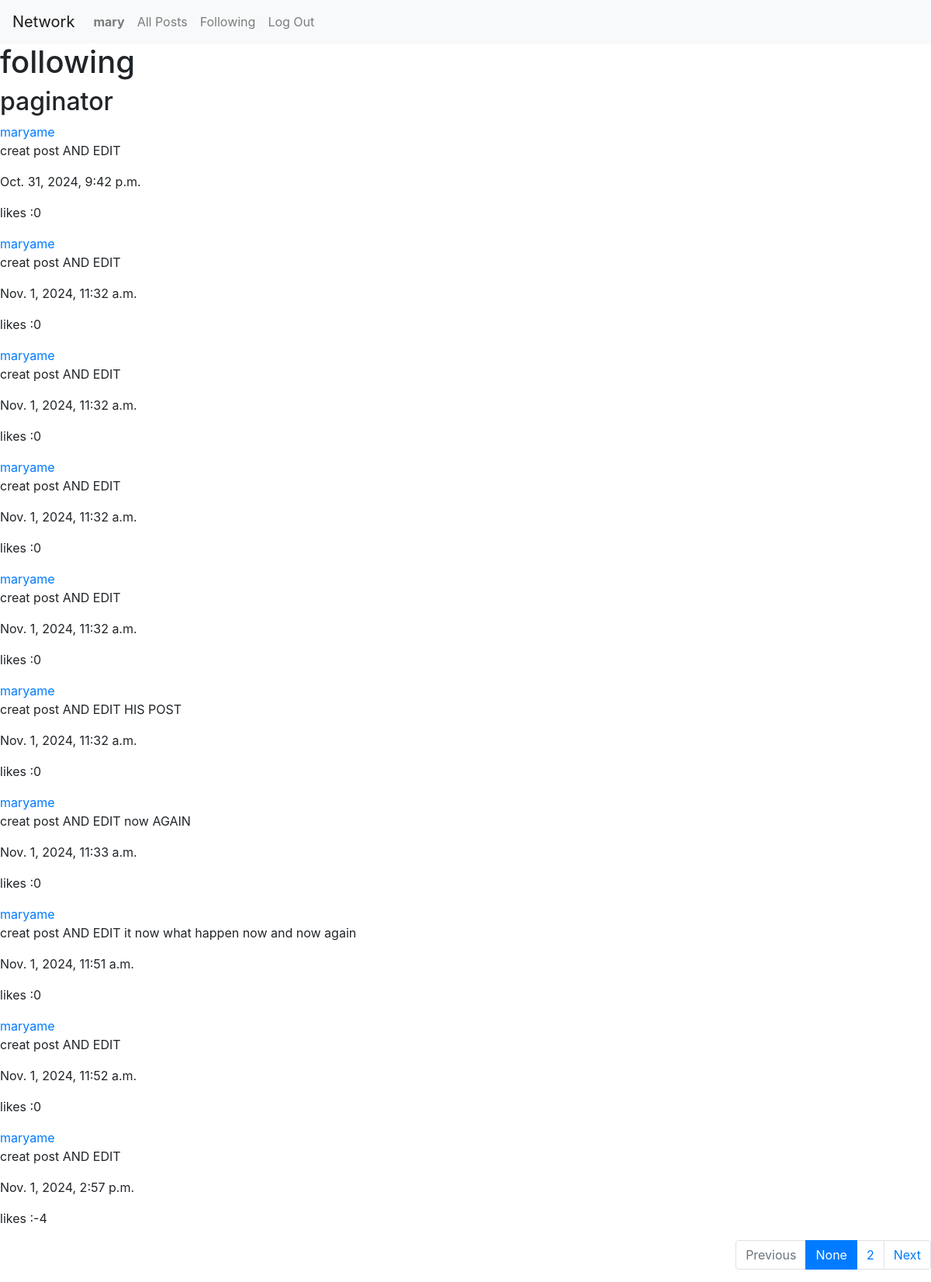
The app's page /following/ (signed in) with its own data.
### network/models.py (models this page shows, shortened)
class User(AbstractUser):
    pass

class Post(models.Model):
    user = models.ForeignKey("User", on_delete=models.CASCADE, related_name="emails")
    content = models.TextField(blank=True)
    timestamp = models.DateTimeField(auto_now_add=True)
    like = models.IntegerField(default=0)
    followers = models.ManyToManyField(User, through='follow' , through_fields=('post_fo', 'follower'),related_name='followed_post')

### network/views.py (the view)
# urls.py: path("following/", views.following ,name="following"),
@login_required
def following(request):
    user = request.user
    foll= follow.objects.filter(follower=user)
    following_users = [f.following for f in foll]
    post=[]
    for i in following_users:
        array=Post.objects.filter(user=i)
        post.extend(array)
    paginator = Paginator(post, 10)
    page_number = request.GET.get('page')
    page_obj = paginator.get_page(page_number)
    return render(request, "network/following.html",{
            "posts": post ,
             'page_obj': page_obj,
             'page_number':page_number,
             "following_users":following_users})

### network/templates/network/following.html
{% extends "network/layout.html" %}
{% block body %}
   <h1>following</h1>
    <div id ="post_user">
        <h2>paginator</h2>
        {% for post in page_obj %}
        <div id="post">
            <a href="{%url 'profil' post.user %}" >{{post.user}} </a>
            <p>{{post.content}}</p>
            <p>{{post.timestamp}}</p>
            <p>likes :{{post.like}}</p>
        </div>
         {% endfor %}
        <nav aria-label="Page navigation example">
            <ul class="pagination justify-content-end">
                {% if page_obj.has_previous %}
                <li ><a class="page-link" href="?page={{ page_obj.previous_page_number }}" >Previous</a></li>
                <li class="page-item"><a class="page-link" href="?page={{page_obj.previous_page_number }}">{{page_obj.previous_page_number }}</a></li>
                {% else %}
                <li class="page-item disabled"><span class="page-link " aria-disabled="true">Previous</span></li>
                {% endif %}
              <li class="page-item active"><a class="page-link" href="?page={{page_obj}}">{{page_number}}</a></li>
              {% if page_obj.has_next %}
              <li class="page-item"><a class="page-link" href="?page=3">{{page_obj.next_page_number  }}</a></li>
                <li class="page-item"><a class="page-link" href="?page={{ page_obj.next_page_number }}">Next</a>
                {% else %}
                <li class="page-item disabled"><span class="page-link page-item disabled" aria-disabled="true">Next</span>
                {% endif %}
              </li>
            </ul>
          </nav>
    </div>
{% endblock %}

### network/templates/network/layout.html (shortened to what this page needs)
{% load static %}
<!DOCTYPE html>
<html lang="en">
    <head>
        <link rel="stylesheet" href="https://stackpath.bootstrapcdn.com/bootstrap/4.4.1/css/bootstrap.min.css">
        <link href="{% static 'network/styles.css' %}" rel="stylesheet">
    </head>
    <body>
        <nav class="navbar navbar-expand-lg navbar-light bg-light">
            <a class="navbar-brand" href="#">Network</a>
            <div>
              <ul class="navbar-nav mr-auto">
                {% if user.is_authenticated %}
                    <li class="nav-item">
                        <a class="nav-link" href="{% url 'profil' user.username %}"><strong>{{ user.username }}</strong></a>
                    </li>
                {% endif %}
                <li class="nav-item">
                  <a class="nav-link" href="{% url 'index' %}">All Posts</a>
                </li>
                {% if user.is_authenticated %}
                    <li class="nav-item">
                        <a class="nav-link" href="{% url 'following'%}">Following</a>
                    </li>
                    <li class="nav-item">
                        <a class="nav-link" href="{% url 'logout' %}">Log Out</a>
                    </li>
                {% endif %}
              </ul>
            </div>
          </nav>
        <div class="body">
            {% block body %}
            {% endblock %}
        </div>
    </body>
</html>

### records on screen
User: username "mary"
Post: user "maryame", content "creat post AND EDIT", timestamp "Oct. 31, 2024, 9:42 p.m.", like "0"
Post: user "maryame", content "creat post AND EDIT", timestamp "Nov. 1, 2024, 11:32 a.m.", like "0"
Post: user "maryame", content "creat post AND EDIT", timestamp "Nov. 1, 2024, 11:32 a.m.", like "0"
Post: user "maryame", content "creat post AND EDIT", timestamp "Nov. 1, 2024, 11:32 a.m.", like "0"
Post: user "maryame", content "creat post AND EDIT", timestamp "Nov. 1, 2024, 11:32 a.m.", like "0"
Post: user "maryame", content "creat post AND EDIT HIS POST", timestamp "Nov. 1, 2024, 11:32 a.m.", like "0"
Post: user "maryame", content "creat post AND EDIT now AGAIN", timestamp "Nov. 1, 2024, 11:33 a.m.", like "0"
Post: user "maryame", content "creat post AND EDIT it now what happen now and now again", timestamp "Nov. 1, 2024, 11:51 a.m.", like "0"
Post: user "maryame", content "creat post AND EDIT", timestamp "Nov. 1, 2024, 11:52 a.m.", like "0"
Post: user "maryame", content "creat post AND EDIT", timestamp "Nov. 1, 2024, 2:57 p.m.", like "-4"

### other values on screen
{{ page_number }} "None"
{{ page_obj.next_page_number }} "2"
